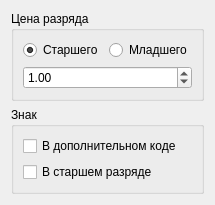
<?xml version="1.0" encoding="UTF-8"?>
<ui version="4.0">
 <class>ScalableWidget</class>
 <widget class="QWidget" name="ScalableWidget">
  <property name="geometry">
   <rect>
    <x>0</x>
    <y>0</y>
    <width>196</width>
    <height>182</height>
   </rect>
  </property>
  <property name="windowTitle">
   <string>Form</string>
  </property>
  <layout class="QVBoxLayout" name="verticalLayout_3">
   <item>
    <widget class="QGroupBox" name="groupBox">
     <property name="title">
      <string>Цена разряда</string>
     </property>
     <layout class="QVBoxLayout" name="verticalLayout">
      <item>
       <layout class="QHBoxLayout" name="horizontalLayout">
        <item>
         <widget class="QRadioButton" name="highBitRadio">
          <property name="text">
           <string>Старшего</string>
          </property>
          <property name="checked">
           <bool>true</bool>
          </property>
         </widget>
        </item>
        <item>
         <widget class="QRadioButton" name="lowerBitRadio">
          <property name="text">
           <string>Младшего</string>
          </property>
         </widget>
        </item>
       </layout>
      </item>
      <item>
       <widget class="QDoubleSpinBox" name="bitOrderBox">
        <property name="maximum">
         <double>9999999.990000000223517</double>
        </property>
        <property name="value">
         <double>1.000000000000000</double>
        </property>
       </widget>
      </item>
     </layout>
    </widget>
   </item>
   <item>
    <widget class="QGroupBox" name="groupBox_2">
     <property name="title">
      <string>Знак</string>
     </property>
     <layout class="QVBoxLayout" name="verticalLayout_2">
      <item>
       <widget class="QCheckBox" name="additionalCodeCheck">
        <property name="text">
         <string>В дополнительном коде</string>
        </property>
        <property name="autoExclusive">
         <bool>false</bool>
        </property>
        <property name="tristate">
         <bool>false</bool>
        </property>
       </widget>
      </item>
      <item>
       <widget class="QCheckBox" name="highBitSignCheck">
        <property name="text">
         <string>В старшем разряде</string>
        </property>
        <property name="autoExclusive">
         <bool>false</bool>
        </property>
        <property name="tristate">
         <bool>false</bool>
        </property>
       </widget>
      </item>
     </layout>
    </widget>
   </item>
  </layout>
 </widget>
 <resources/>
 <connections/>
</ui>
